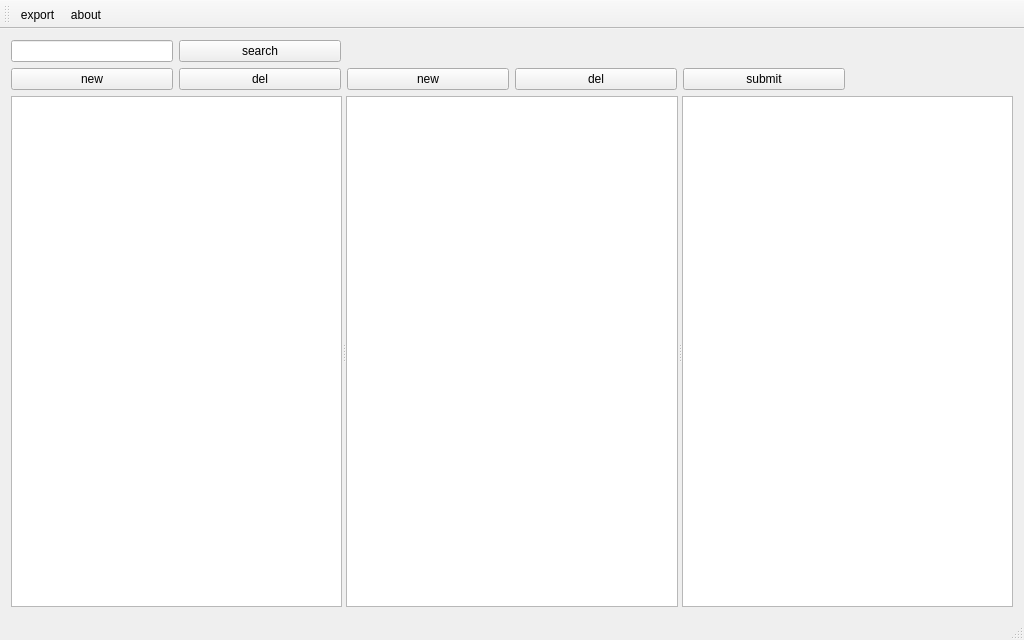
<?xml version="1.0" encoding="UTF-8"?>
<ui version="4.0">
 <class>MainWindow</class>
 <widget class="QMainWindow" name="MainWindow">
  <property name="geometry">
   <rect>
    <x>0</x>
    <y>0</y>
    <width>1024</width>
    <height>640</height>
   </rect>
  </property>
  <property name="windowTitle">
   <string>Stream Protocol Editor</string>
  </property>
  <widget class="QWidget" name="centralWidget">
   <layout class="QGridLayout" name="gridLayout" columnstretch="1,1,1,1,1,1">
    <item row="0" column="1">
     <widget class="QPushButton" name="search_btn">
      <property name="text">
       <string>search</string>
      </property>
     </widget>
    </item>
    <item row="1" column="2">
     <widget class="QPushButton" name="command_new">
      <property name="text">
       <string>new</string>
      </property>
     </widget>
    </item>
    <item row="1" column="0">
     <widget class="QPushButton" name="module_new">
      <property name="text">
       <string>new</string>
      </property>
     </widget>
    </item>
    <item row="1" column="3">
     <widget class="QPushButton" name="command_del">
      <property name="text">
       <string>del</string>
      </property>
     </widget>
    </item>
    <item row="1" column="1">
     <widget class="QPushButton" name="module_del">
      <property name="text">
       <string>del</string>
      </property>
     </widget>
    </item>
    <item row="1" column="4">
     <widget class="QPushButton" name="submit_btn">
      <property name="text">
       <string>submit</string>
      </property>
     </widget>
    </item>
    <item row="0" column="0">
     <widget class="QLineEdit" name="search_edt"/>
    </item>
    <item row="1" column="5">
     <spacer name="horizontalSpacer">
      <property name="orientation">
       <enum>Qt::Horizontal</enum>
      </property>
      <property name="sizeHint" stdset="0">
       <size>
        <width>40</width>
        <height>20</height>
       </size>
      </property>
     </spacer>
    </item>
    <item row="2" column="0" colspan="6">
     <widget class="QSplitter" name="splitter">
      <property name="orientation">
       <enum>Qt::Horizontal</enum>
      </property>
      <widget class="QTableWidget" name="module_tbl">
       <property name="tabKeyNavigation">
        <bool>false</bool>
       </property>
       <attribute name="horizontalHeaderShowSortIndicator" stdset="0">
        <bool>true</bool>
       </attribute>
      </widget>
      <widget class="QTableWidget" name="command_tbl"/>
      <widget class="QPlainTextEdit" name="detail_edt">
       <property name="lineWrapMode">
        <enum>QPlainTextEdit::NoWrap</enum>
       </property>
      </widget>
     </widget>
    </item>
   </layout>
  </widget>
  <widget class="QToolBar" name="mainToolBar">
   <attribute name="toolBarArea">
    <enum>TopToolBarArea</enum>
   </attribute>
   <attribute name="toolBarBreak">
    <bool>false</bool>
   </attribute>
   <addaction name="action_export"/>
   <addaction name="action_about"/>
  </widget>
  <widget class="QStatusBar" name="statusBar"/>
  <widget class="QMenuBar" name="menuBar">
   <property name="geometry">
    <rect>
     <x>0</x>
     <y>0</y>
     <width>1024</width>
     <height>23</height>
    </rect>
   </property>
  </widget>
  <action name="action_about">
   <property name="text">
    <string>about</string>
   </property>
  </action>
  <action name="action_export">
   <property name="text">
    <string>export</string>
   </property>
   <property name="toolTip">
    <string>export</string>
   </property>
  </action>
 </widget>
 <layoutdefault spacing="6" margin="11"/>
 <resources/>
 <connections/>
</ui>
